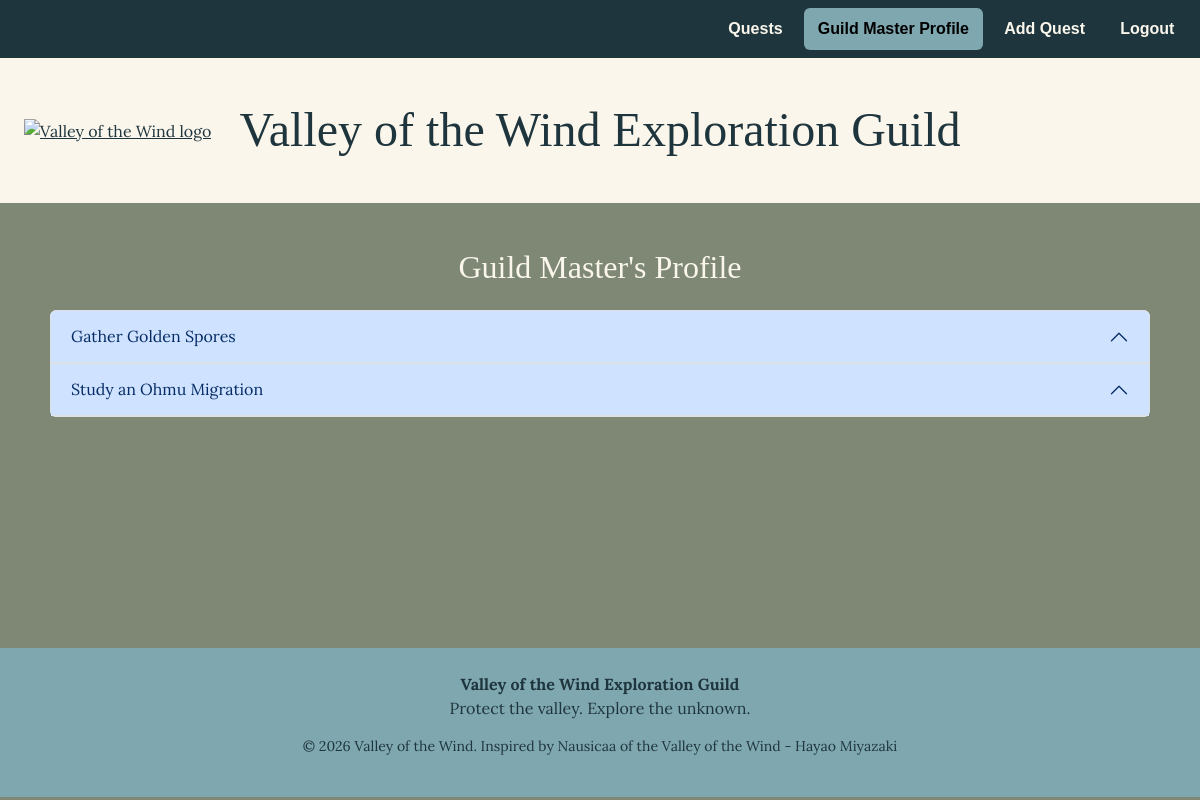
The app's page /guild_master_profile (signed in), older data.
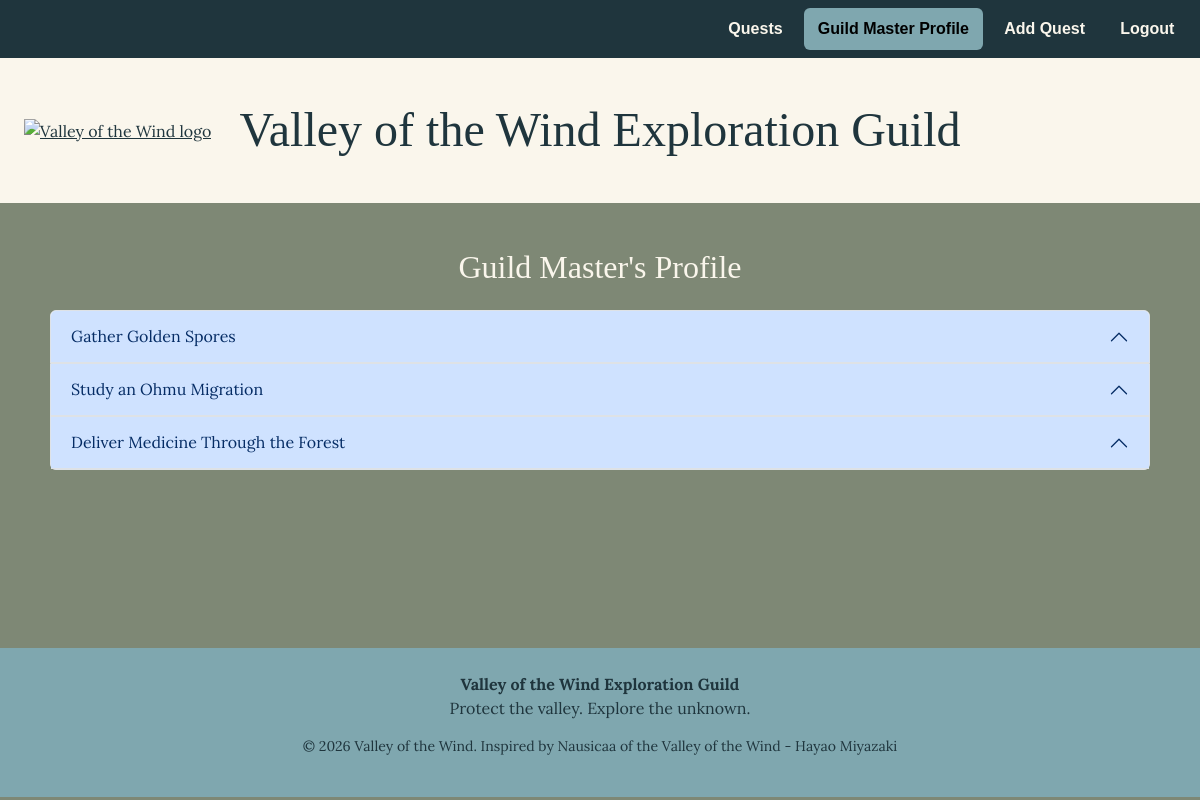
The same page, newer data.
### tables this page shows
CREATE TABLE "quests" (
	"id"	INTEGER,
	"title"	TEXT NOT NULL,
	"duration_minutes"	INTEGER NOT NULL CHECK(duration_minutes > 0),
	"quest_type"	TEXT NOT NULL CHECK(quest_type IN (
                'combat',
                'exploration',
                'puzzle',
                'stealth',
                'magic',
                'survival'
            )),
	"difficulty"	TEXT NOT NULL CHECK(difficulty IN (
                'easy',
                'medium',
                'hard',
                'legendary'
            )),
	"description"	TEXT NOT NULL,
	"image_filename"	TEXT NOT NULL,
	"created_by"	INTEGER NOT NULL,
	PRIMARY KEY("id" AUTOINCREMENT)
);

### FantasyAdventureGuild/app.py (the view)
@app.route('/guild_master_profile')
@login_required
def guild_master_profile():
    db_quests = quests_dao.get_quests_by_guild_master(current_user.id)
    return render_template('guild_master_profile.html', quests=db_quests, days=DAYS, day_names=dict(DAYS), locations=LOCATIONS)

### FantasyAdventureGuild/app.py (called while the page is built)
@login_manager.user_loader
def load_user(user_id):
    db_user = users_dao.get_user_by_id(p_id=user_id)
    if db_user is None:
        return None
    return User(db_user["id"], db_user["username"], db_user["password"], db_user["role"])

### FantasyAdventureGuild/quests_dao.py (called while the page is built)
def get_quests_by_guild_master(p_guild_master_id):
    query = "SELECT id, title, duration_minutes FROM quests WHERE created_by = ? ORDER BY id"
    conn = sqlite3.connect(DB_PATH)
    conn.row_factory = sqlite3.Row
    cursor = conn.cursor()
    cursor.execute(query, (p_guild_master_id,))
    db_quests = cursor.fetchall()
    cursor.close()
    conn.close()
    quests = []
    for quest in db_quests:
        quests.append({
            "id": quest["id"],
            "title": quest["title"],
            "duration_minutes": quest["duration_minutes"],
            "sessions": get_sessions_by_quest_id(quest["id"]),
        })
    return quests

### FantasyAdventureGuild/templates/guild_master_profile.html (shortened to what this page needs)
{% extends "base.html" %}
{% block guild_master_active %}active{% endblock %}
{% block content %}
  <section class="quest-board">
    <h2>Guild Master's Profile</h2>
    {% if quests %}
      <div class="accordion" id="guildMasterQuests">
        {% for quest in quests %}
          <div class="accordion-item">
            <h3 class="accordion-header" id="questHeading{{ quest.id }}">
              <button class="accordion-button" type="button" data-bs-toggle="collapse" data-bs-target="#questSessions{{ quest.id }}">
                {{ quest.title }}
              </button>
            </h3>
          </div>
        {% endfor %}
      </div>
    {% else %}
      <p class="empty-message">You have not created any quests yet.</p>
    {% endif %}
  </section>
{% endblock %}

Row changes from the older to the newer data that the page shows:
added quests: title "Deliver Medicine Through the Forest"
